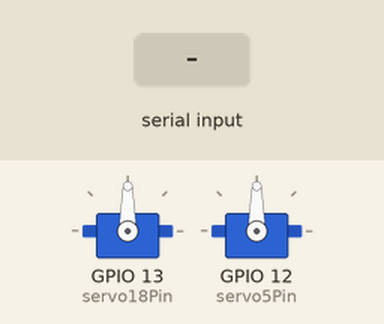
The sketch below on a simulated ESP32. On the bench: 2 × servo. The test bench sets the inputs (shaded band). Nothing arrives over Bluetooth unless stated.

Above: at 1.2 s.
1.3 s: "11\n" received over the second serial link
At 1.6 s:
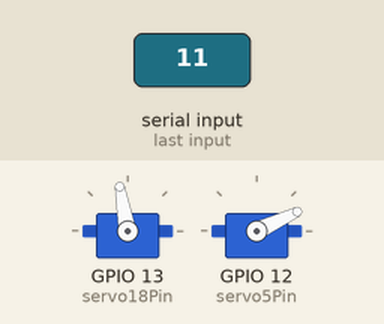
2.8 s: "10\n" received over the second serial link
At 4.0 s:
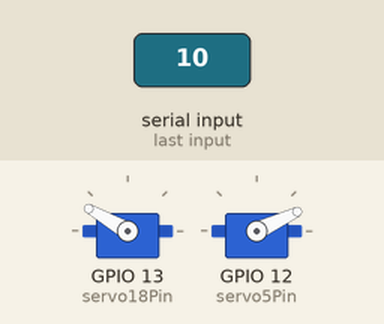
4.3 s: "21\n" received over the second serial link
At 5.1 s:
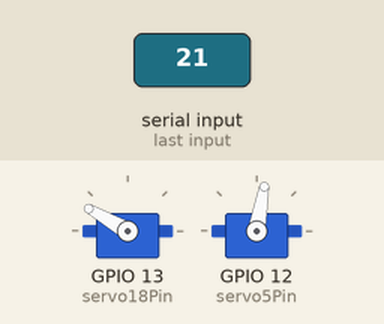
5.8 s: "20\n" received over the second serial link
At 6.3 s:
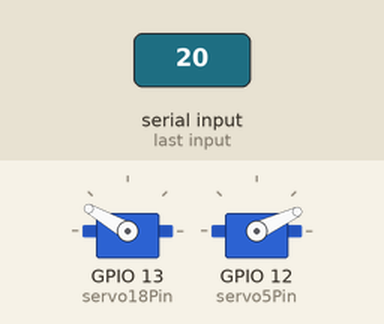
Timing chart, 0 to 8.3 s (numbered marks = the images above; inputs shaded):
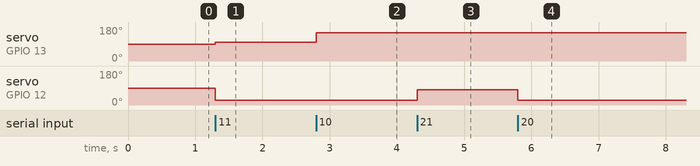

Measured:
- after the input at 1.3 s, servo on GPIO 13 (servo18Pin): 90° → 100° at once; servo on GPIO 12 (servo5Pin): 90° → 25° at once
- after the input at 2.8 s, servo on GPIO 13 (servo18Pin): 100° → 150° at once
- after the input at 4.3 s, servo on GPIO 12 (servo5Pin): 25° → 80° at once
- after the input at 5.8 s, servo on GPIO 12 (servo5Pin): 80° → 25° at once

The sketch:

ESP32_SERVO_CONTROL_BT_5.ino
```cpp
#include <BluetoothSerial.h>
#include <ESP32Servo.h>

int SWITCH_ON_ANGLE_18 = 100;
int SWITCH_OFF_ANGLE_18 = 150;

int SWITCH_ON_ANGLE_5 = 80;
int SWITCH_OFF_ANGLE_5 = 25;

Servo servo18;
Servo servo5;

int servo18Pin = 13;
int servo5Pin = 12;

int state = 0;

BluetoothSerial SerialBT;

void setup() {
  SerialBT.begin("ESP32");
  servo18.attach(servo18Pin);
  servo5.attach(servo5Pin);
}

void loop() {
  state = 0;
  state = SerialBT.parseInt();
  switch(state) {
    case 11:
      on(18);
      off(5);
      SerialBT.println();
      break;
    case 10:
      off(18);
      SerialBT.println();
      break;
    case 21:
      on(5);
      off(18);
      SerialBT.println();
      break;
    case 20:
      off(5);
      SerialBT.println();
      break;
  }
  delay(30);
  servo18.detach();
  servo5.detach();
}

void on(int n) {
  if(n==18) {
    servo18.attach(servo18Pin);
    servo18.write(SWITCH_ON_ANGLE_18);
    SerialBT.print("18W on. ");
  }
  else if(n==5){
    servo5.attach(servo5Pin);
    servo5.write(SWITCH_ON_ANGLE_5);
    SerialBT.print("5W on. ");
  }
}

void off(int n) {
  if(n==18){
    servo18.attach(servo18Pin);
    servo18.write(SWITCH_OFF_ANGLE_18);
    SerialBT.print("18w off. ");
  }
  else if(n==5){
    servo5.attach(servo5Pin);
    servo5.write(SWITCH_OFF_ANGLE_5);
    SerialBT.print("5W off. ");
  }
}
```
